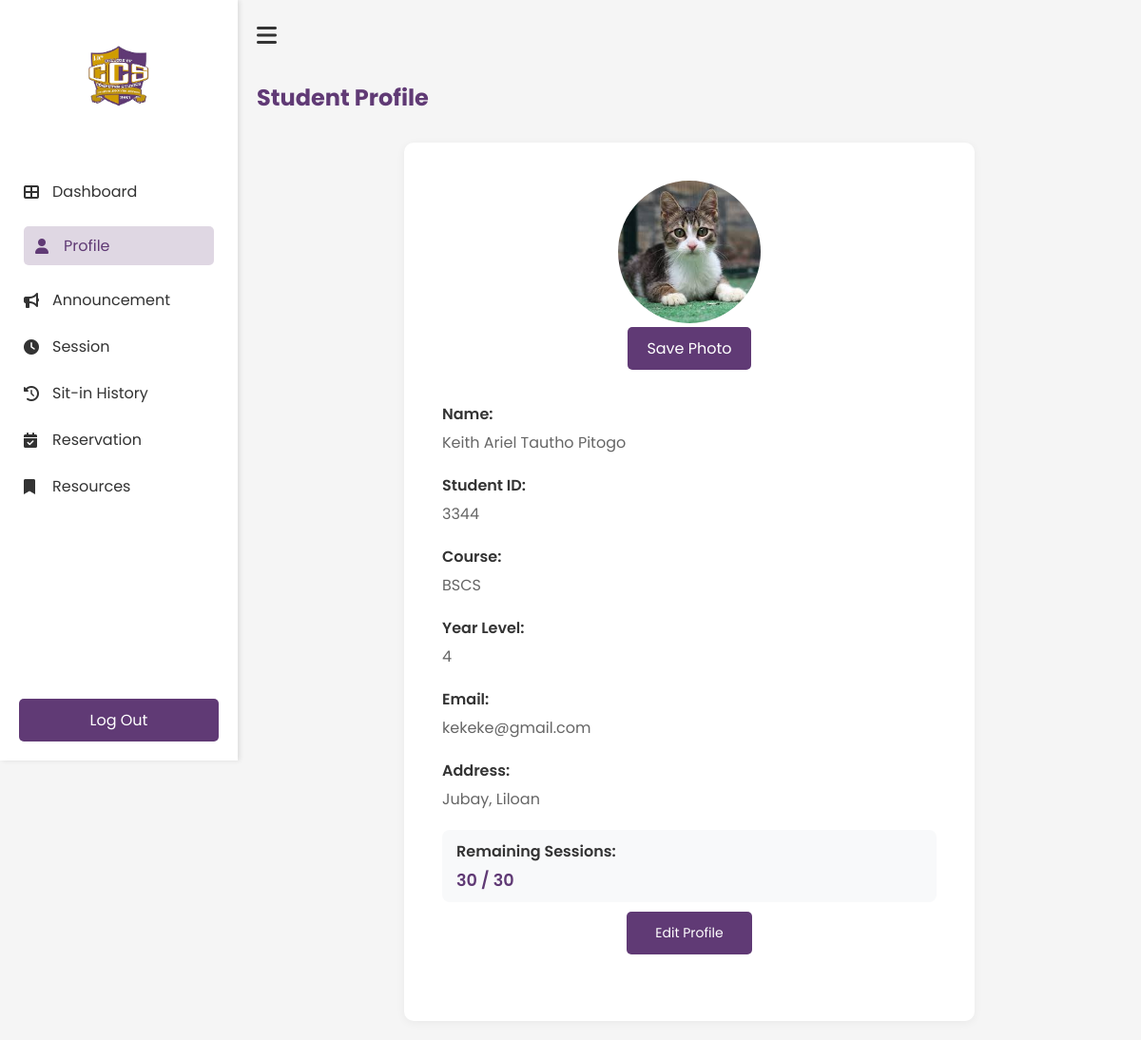
Before: /Profile (signed in) with the older database file.
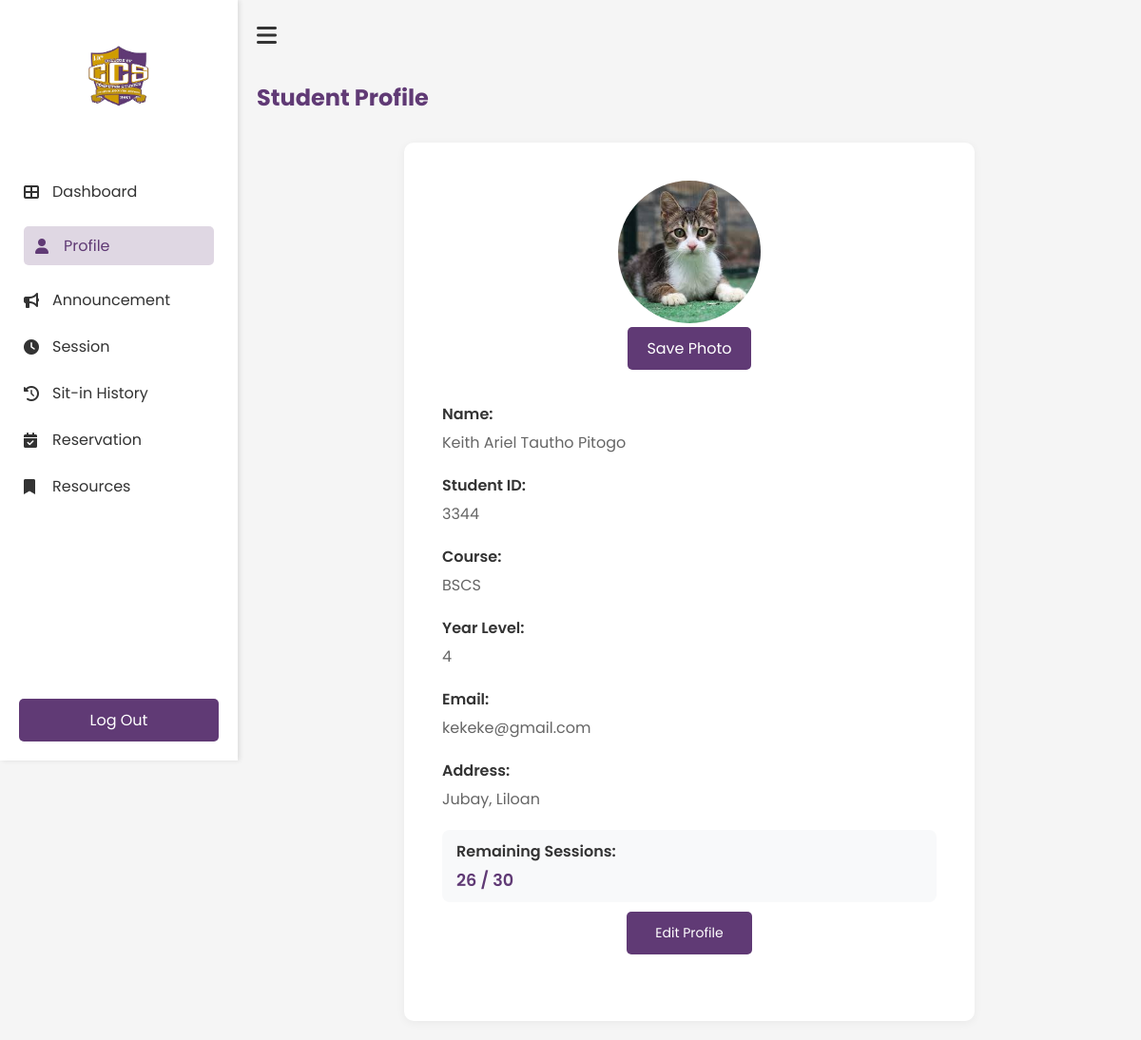
After: the same page with the newer database file.
### tables this page shows
CREATE TABLE users(
idno integer primary key,
lastname text not null,
firstname text not null,
middlename text,
course text not null,
year_level integer not null,
email text unique not null,
username text unique not null,
password text not null, sessions TEXT DEFAULT NULL, address text, photo text, points INTEGER DEFAULT 0, remaining_sessions INTEGER DEFAULT 0);

### app.py (the view, shortened to what this page needs)
@app.route('/Profile', methods=['GET', 'POST'])
def Profile():
    if 'username' not in session:
        return redirect(url_for('login'))
    user_profile = get_user_profile(session['student_id'])
    return render_template('student/profile.html', user=user_profile)

### templates/student/profile.html (shortened to what the changed rows need)
<!DOCTYPE html>
<html lang="en">
    <head>
        <link rel="stylesheet" href="{{ url_for('static', filename='student/profile.css') }}">
        <link rel="stylesheet" href="https://cdnjs.cloudflare.com/ajax/libs/font-awesome/6.0.0-beta3/css/all.min.css">
    </head>
    <body>
        <div class="profile-container">
            <main class="main-content">
                <h1>Student Profile</h1>
                <div class="profile-card">
                    <div class="profile-image">
                        <form action="{{ url_for('save_photo') }}" method="POST" enctype="multipart/form-data" id="photo-form">
                            <div class="profile-image-upload">
                                <img src="{{ url_for('static', filename='uploads/' + user[9]) if user[9] else url_for('static', filename='images/default.png') }}"
                                     alt="Profile Photo"
                                     class="round-circle"
                                     id="preview-image">
                            </div>
                        </form>
                    </div>
                    <div class="profile-info">
                        <div class="info-item">
                            <p class="label">Name: </p>
                            <p class="value">{{ user[2] }} {{ user[3] }} {{ user[1] }}</p>
                        </div>
                        <div class="info-item">
                            <p class="label">Student ID: </p>
                            <p class="value">{{ user[0] }}</p>
                        </div>
                        <div class="info-item">
                            <p class="label">Course:</p>
                            <p class="value">{{ user[4] }}</p>
                        </div>
                        <div class="info-item">
                            <p class="label">Year Level: </p>
                            <p class="value">{{ user[5] }}</p>
                        </div>
                        <div class="info-item">
                            <p class="label">Email: </p>
                            <p class="value">{{ user[6] }}</p>
                        </div>
                        <div class="info-item">
                            <p class="label">Address: </p>
                            <p class="value">{{ user[7] if user[7] else 'No address provided' }}</p>
                        </div>
                        <div class="info-item sessions-info">
                            <p class="label">Remaining Sessions: </p>
                            <p class="value">{{ user[8] }} / 30</p>
                        </div>
                    </div>
                </div>
            </main>
        </div>
    </body>
</html>

Changed rows visible on the page:
changed users "Keith Ariel": sessions "30" → "26"
